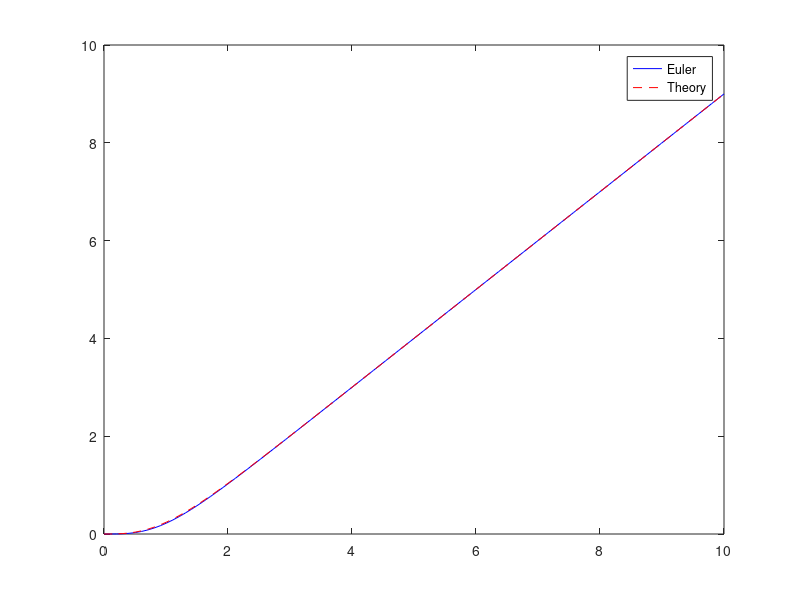

The MATLAB source for this figure:

%% euler91.m
% 
% A script to solve
% 
% y' = f(x,y)
% 
% using Euler method
%-----------------------------------------------------------------

f = @(x,y)((y - x).^2);  % creat f(x,y)
x = linspace(0,10,100);   % discretize domain interval
h = x(2) - x(1)                % step size

% create place holder for y
y = zeros(size(x));

% set initial value
y(1) = 0;

% euler steps
for n = 1: length(x)-1
    y(n+1) = y(n) + h*f(x(n),y(n));    
end

% plot euler solution
plot(x,y,'b')

hold on

% plot theory solution
yt = @(x)(x  - tanh(x));
plot(x,yt(x),'--r')


legend('Euler','Theory')
